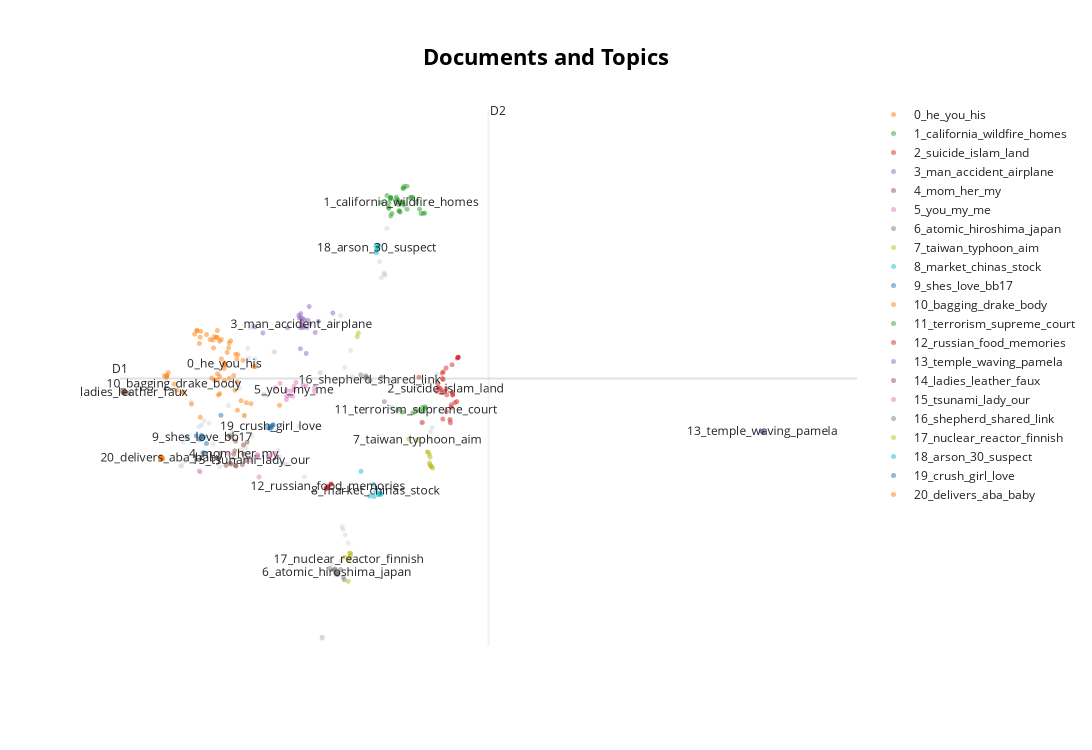

The cell this chart's notebook holds for it:
### Code cell
# Run the visualization with the original embeddings
topic_model.visualize_documents(docs, embeddings=embeddings)

# Reduce dimensionality of embeddings, this step is optional but much faster to perform iteratively:
reduced_embeddings = UMAP(n_neighbors=10, n_components=2, min_dist=0.0, metric='cosine').fit_transform(embeddings)
topic_model.visualize_documents(docs, reduced_embeddings=reduced_embeddings)
